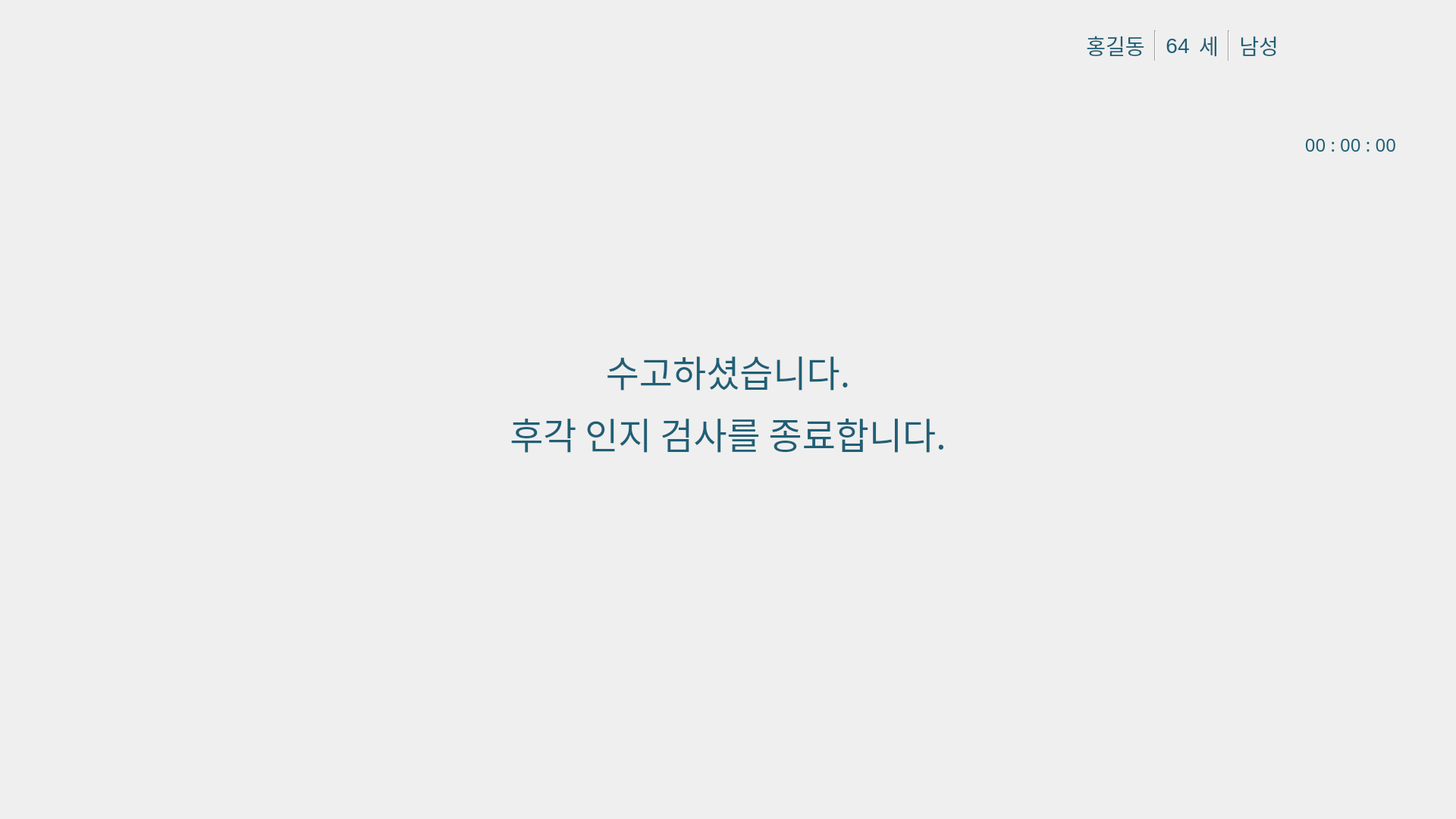
<?xml version="1.0" encoding="UTF-8"?>
<ui version="4.0">
 <class>MainWindow</class>
 <widget class="QMainWindow" name="MainWindow">
  <property name="geometry">
   <rect>
    <x>0</x>
    <y>0</y>
    <width>1920</width>
    <height>1080</height>
   </rect>
  </property>
  <property name="sizePolicy">
   <sizepolicy hsizetype="Maximum" vsizetype="Maximum">
    <horstretch>0</horstretch>
    <verstretch>0</verstretch>
   </sizepolicy>
  </property>
  <property name="maximumSize">
   <size>
    <width>1920</width>
    <height>1080</height>
   </size>
  </property>
  <property name="font">
   <font>
    <family>Malgun Gothic</family>
    <pointsize>16</pointsize>
   </font>
  </property>
  <property name="focusPolicy">
   <enum>Qt::FocusPolicy::NoFocus</enum>
  </property>
  <property name="windowTitle">
   <string>Digital Olfaction Solution</string>
  </property>
  <property name="styleSheet">
   <string notr="true"/>
  </property>
  <widget class="QWidget" name="centralwidget">
   <widget class="QLabel" name="label_title">
    <property name="geometry">
     <rect>
      <x>735</x>
      <y>0</y>
      <width>450</width>
      <height>120</height>
     </rect>
    </property>
    <property name="font">
     <font>
      <family>Malgun Gothic</family>
      <pointsize>24</pointsize>
      <bold>true</bold>
     </font>
    </property>
    <property name="styleSheet">
     <string notr="true">QLabel{
	image : url(./ui/images/test/i/title.png);
}</string>
    </property>
    <property name="text">
     <string/>
    </property>
    <property name="alignment">
     <set>Qt::AlignmentFlag::AlignCenter</set>
    </property>
   </widget>
   <widget class="QWidget" name="widget_2" native="true">
    <property name="geometry">
     <rect>
      <x>1420</x>
      <y>35</y>
      <width>280</width>
      <height>50</height>
     </rect>
    </property>
    <property name="sizePolicy">
     <sizepolicy hsizetype="Fixed" vsizetype="Fixed">
      <horstretch>0</horstretch>
      <verstretch>0</verstretch>
     </sizepolicy>
    </property>
    <property name="font">
     <font>
      <family>Malgun Gothic</family>
      <pointsize>16</pointsize>
     </font>
    </property>
    <property name="styleSheet">
     <string notr="true">QLabel{
	color : #205f76;
	font : 21pt;
}

Line{
	border : 0px;
	background-color : #205f76;
	margin : 8px 0px;
}</string>
    </property>
    <layout class="QHBoxLayout" name="horizontalLayout_4" stretch="2,1,1,1,1,2">
     <property name="spacing">
      <number>0</number>
     </property>
     <property name="leftMargin">
      <number>0</number>
     </property>
     <property name="topMargin">
      <number>5</number>
     </property>
     <property name="rightMargin">
      <number>0</number>
     </property>
     <property name="bottomMargin">
      <number>5</number>
     </property>
     <item>
      <widget class="QLabel" name="label_name">
       <property name="sizePolicy">
        <sizepolicy hsizetype="Fixed" vsizetype="Preferred">
         <horstretch>0</horstretch>
         <verstretch>0</verstretch>
        </sizepolicy>
       </property>
       <property name="minimumSize">
        <size>
         <width>0</width>
         <height>0</height>
        </size>
       </property>
       <property name="maximumSize">
        <size>
         <width>16777215</width>
         <height>16777215</height>
        </size>
       </property>
       <property name="font">
        <font>
         <pointsize>21</pointsize>
         <italic>false</italic>
         <bold>false</bold>
        </font>
       </property>
       <property name="text">
        <string>홍길동</string>
       </property>
       <property name="alignment">
        <set>Qt::AlignmentFlag::AlignCenter</set>
       </property>
       <property name="indent">
        <number>0</number>
       </property>
      </widget>
     </item>
     <item>
      <widget class="Line" name="line_1">
       <property name="sizePolicy">
        <sizepolicy hsizetype="Fixed" vsizetype="Expanding">
         <horstretch>0</horstretch>
         <verstretch>0</verstretch>
        </sizepolicy>
       </property>
       <property name="orientation">
        <enum>Qt::Orientation::Vertical</enum>
       </property>
      </widget>
     </item>
     <item>
      <widget class="QLabel" name="label_age">
       <property name="sizePolicy">
        <sizepolicy hsizetype="Fixed" vsizetype="Preferred">
         <horstretch>0</horstretch>
         <verstretch>0</verstretch>
        </sizepolicy>
       </property>
       <property name="minimumSize">
        <size>
         <width>0</width>
         <height>0</height>
        </size>
       </property>
       <property name="maximumSize">
        <size>
         <width>16777215</width>
         <height>16777215</height>
        </size>
       </property>
       <property name="font">
        <font>
         <pointsize>21</pointsize>
         <italic>false</italic>
         <bold>false</bold>
        </font>
       </property>
       <property name="text">
        <string>64</string>
       </property>
       <property name="alignment">
        <set>Qt::AlignmentFlag::AlignCenter</set>
       </property>
       <property name="margin">
        <number>0</number>
       </property>
       <property name="indent">
        <number>-1</number>
       </property>
      </widget>
     </item>
     <item>
      <widget class="QLabel" name="label_age_2">
       <property name="sizePolicy">
        <sizepolicy hsizetype="Fixed" vsizetype="Preferred">
         <horstretch>0</horstretch>
         <verstretch>0</verstretch>
        </sizepolicy>
       </property>
       <property name="minimumSize">
        <size>
         <width>0</width>
         <height>0</height>
        </size>
       </property>
       <property name="maximumSize">
        <size>
         <width>16777215</width>
         <height>16777215</height>
        </size>
       </property>
       <property name="font">
        <font>
         <pointsize>21</pointsize>
         <italic>false</italic>
         <bold>false</bold>
        </font>
       </property>
       <property name="text">
        <string>세</string>
       </property>
       <property name="alignment">
        <set>Qt::AlignmentFlag::AlignCenter</set>
       </property>
      </widget>
     </item>
     <item>
      <widget class="Line" name="line_2">
       <property name="sizePolicy">
        <sizepolicy hsizetype="Fixed" vsizetype="Expanding">
         <horstretch>0</horstretch>
         <verstretch>0</verstretch>
        </sizepolicy>
       </property>
       <property name="orientation">
        <enum>Qt::Orientation::Vertical</enum>
       </property>
      </widget>
     </item>
     <item>
      <widget class="QLabel" name="label_gender">
       <property name="sizePolicy">
        <sizepolicy hsizetype="Fixed" vsizetype="Preferred">
         <horstretch>0</horstretch>
         <verstretch>0</verstretch>
        </sizepolicy>
       </property>
       <property name="minimumSize">
        <size>
         <width>0</width>
         <height>0</height>
        </size>
       </property>
       <property name="maximumSize">
        <size>
         <width>16777215</width>
         <height>16777215</height>
        </size>
       </property>
       <property name="font">
        <font>
         <pointsize>21</pointsize>
         <italic>false</italic>
         <bold>false</bold>
        </font>
       </property>
       <property name="text">
        <string>남성</string>
       </property>
       <property name="alignment">
        <set>Qt::AlignmentFlag::AlignCenter</set>
       </property>
      </widget>
     </item>
    </layout>
   </widget>
   <widget class="QPushButton" name="pb_complete">
    <property name="geometry">
     <rect>
      <x>800</x>
      <y>933</y>
      <width>320</width>
      <height>130</height>
     </rect>
    </property>
    <property name="font">
     <font>
      <family>맑은 고딕</family>
      <pointsize>24</pointsize>
     </font>
    </property>
    <property name="styleSheet">
     <string notr="true">QPushButton{
	background-image : url(./ui/images/common_locale/btn_confirm.png);
	border : 0px;
}

QPushButton::hover{
	background-image : url(./ui/images/common_locale/btn_confirm_over.png);
	border : 0px;
}</string>
    </property>
    <property name="text">
     <string/>
    </property>
   </widget>
   <widget class="QLabel" name="label_guide">
    <property name="geometry">
     <rect>
      <x>35</x>
      <y>150</y>
      <width>1850</width>
      <height>760</height>
     </rect>
    </property>
    <property name="font">
     <font>
      <family>Malgun Gothic</family>
      <pointsize>36</pointsize>
      <italic>false</italic>
      <bold>false</bold>
     </font>
    </property>
    <property name="styleSheet">
     <string notr="true">QLabel{
	font : 36pt;
	color : #205f76;
}</string>
    </property>
    <property name="text">
     <string>&lt;html&gt;&lt;head/&gt;&lt;body&gt;&lt;p align=&quot;center&quot;&gt;수고하셨습니다.&lt;/p&gt;&lt;p align=&quot;center&quot;&gt;후각 인지 검사를 종료합니다.&lt;/p&gt;&lt;/body&gt;&lt;/html&gt;</string>
    </property>
    <property name="alignment">
     <set>Qt::AlignmentFlag::AlignLeading|Qt::AlignmentFlag::AlignLeft|Qt::AlignmentFlag::AlignVCenter</set>
    </property>
    <property name="margin">
     <number>0</number>
    </property>
    <property name="indent">
     <number>0</number>
    </property>
   </widget>
   <widget class="QLabel" name="label_background">
    <property name="geometry">
     <rect>
      <x>0</x>
      <y>0</y>
      <width>1920</width>
      <height>1080</height>
     </rect>
    </property>
    <property name="font">
     <font>
      <family>Malgun Gothic</family>
      <pointsize>16</pointsize>
      <bold>false</bold>
     </font>
    </property>
    <property name="styleSheet">
     <string notr="true">QLabel{
	image : url(./ui/images/train_id/bg.png);
}</string>
    </property>
    <property name="text">
     <string/>
    </property>
   </widget>
   <widget class="QLabel" name="label_time">
    <property name="geometry">
     <rect>
      <x>1690</x>
      <y>170</y>
      <width>151</width>
      <height>41</height>
     </rect>
    </property>
    <property name="font">
     <font>
      <family>Malgun Gothic</family>
      <pointsize>18</pointsize>
      <italic>false</italic>
      <bold>false</bold>
     </font>
    </property>
    <property name="styleSheet">
     <string notr="true">QLabel{
	color : #205f76;
	font : 18pt;
}</string>
    </property>
    <property name="text">
     <string>00 : 00 : 00</string>
    </property>
    <property name="alignment">
     <set>Qt::AlignmentFlag::AlignRight|Qt::AlignmentFlag::AlignTrailing|Qt::AlignmentFlag::AlignVCenter</set>
    </property>
   </widget>
   <zorder>label_background</zorder>
   <zorder>label_title</zorder>
   <zorder>widget_2</zorder>
   <zorder>pb_complete</zorder>
   <zorder>label_guide</zorder>
   <zorder>label_time</zorder>
  </widget>
 </widget>
 <resources/>
 <connections/>
</ui>
